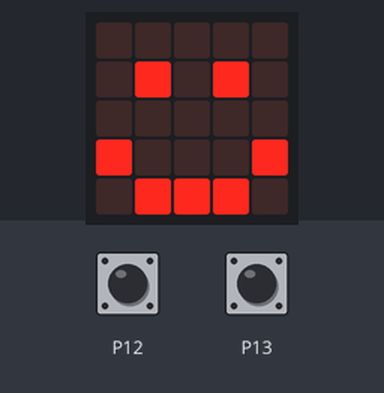
Recording of a program running on a simulated BBC micro:bit (MakeCode). Shown: the board's 5×5 LED display. The inputs (shaded band) are chosen by the test bench; at power-on: P12 LOW, P13 LOW.

Above: at 0.1 s.
1.9 s: P12 pulled HIGH for 0.15 s
At 2.11 s:
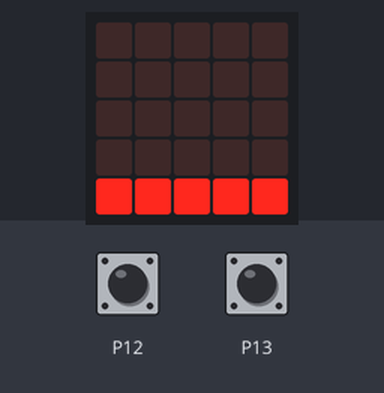
3.8 s: P13 pulled HIGH for 0.15 s
At 4.01 s:
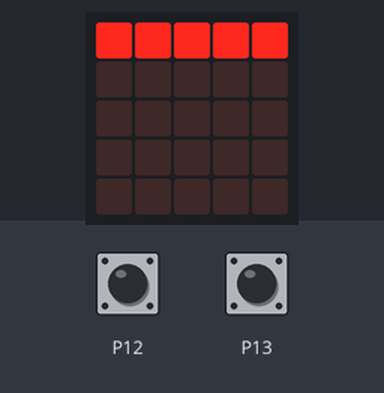
5.7 s: P13 pulled HIGH for 3.2 s
10.5 s: P12 pulled HIGH for 3.2 s
At 11.2 s:
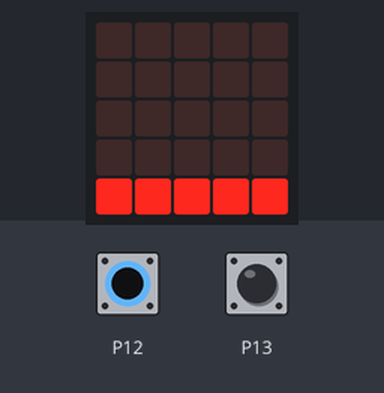
Timing chart, 0 to 13.5 s (numbered marks = the images above; inputs shaded):
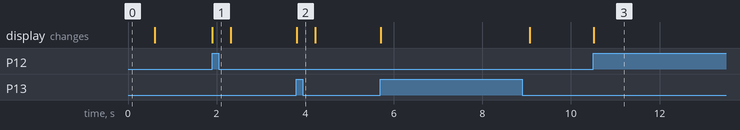

The program:

main.ts
```typescript
radio.onReceivedString(function (receivedString) {
    if (receivedString == "F") {

    } else if (receivedString == "S") {

    } else {

    }
})
basic.showIcon(IconNames.Happy)
radio.setGroup(2)
basic.clearScreen()
basic.forever(function () {
    if (pins.digitalReadPin(DigitalPin.P12) == 1) {
        basic.showLeds(`
            . . . . .
            . . . . .
            . . . . .
            . . . . .
            # # # # #
            `)
    } else if (pins.digitalReadPin(DigitalPin.P13) == 1) {
        basic.showLeds(`
            # # # # #
            . . . . .
            . . . . .
            . . . . .
            . . . . .
            `)
    } else {
        basic.clearScreen()
    }
})
```

test.ts
```typescript
// ide kerülnek a tesztek; a rendszer ezt nem kompilálja, ha a csomagot bővítményként használják.
```

Measured:
- after the input at 1.9 s, the display: changes at once (image 1)
- after the input at 3.8 s, the display: changes at once (image 2)
- after the input at 10.5 s, the display: changes at once (image 3)
